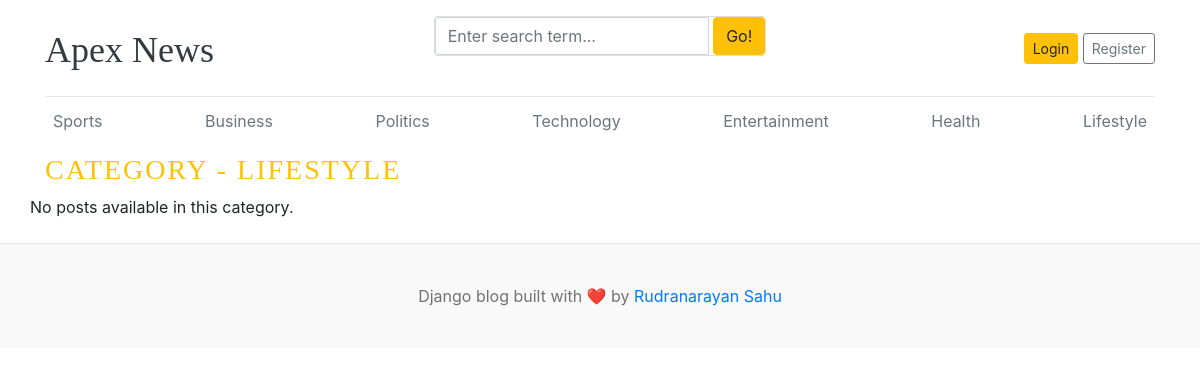
Page /category/7/ on the earlier database version.
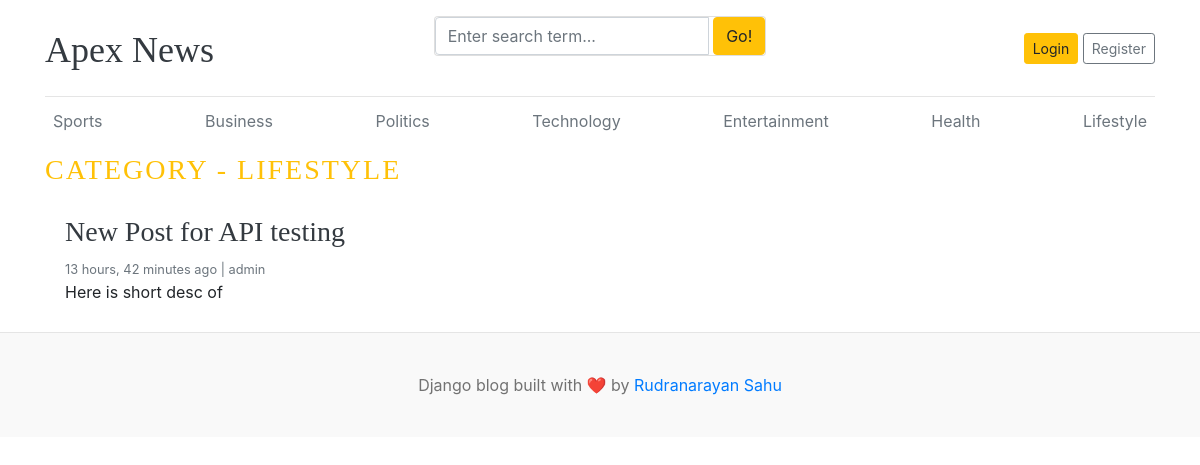
Same page on the later database version.
### blogs/models.py (models this page shows, shortened)
class Category(models.Model):
    category_name = models.CharField(max_length=50, unique=True)
    created_at = models.DateTimeField(auto_now_add=True)
    updated_at = models.DateTimeField(auto_now=True)
    class Meta:
        verbose_name = "Category"
        verbose_name_plural = "Categories"
    def __str__(self):
        return self.category_name

class Blog(models.Model):
    title = models.CharField(max_length=200)
    slug = models.SlugField(max_length=200, unique=True, blank=True)
    category = models.ForeignKey(Category, on_delete=models.CASCADE)
    author = models.ForeignKey(User, on_delete=models.CASCADE)
    featured_image = models.ImageField(upload_to='uploads/%Y/%m/%d/',)
    short_description = models.TextField(max_length=500)
    blog_body = models.TextField(max_length=2000)
    status = models.CharField(max_length=20, choices=STATUS_CHOICES, default="Draft")
    is_featured = models.BooleanField(default=False)
    created_at = models.DateTimeField(auto_now_add=True)
    updated_at = models.DateTimeField(auto_now=True)
    class Meta:
        verbose_name = "Blog"
        verbose_name_plural = "Blogs"

### blogs/views.py (the view)
# urls.py: path('<int:category_id>/', views.posts_by_category, name='posts_by_category'),
def posts_by_category(request, category_id):
    posts = Blog.objects.filter(status="Published", category=category_id)
    try:
        category = Category.objects.get(pk=category_id)
    except:
        return redirect('home')
    context = {
        'posts': posts,
        'category': category,
    }
    return render(request, 'posts_by_category.html', context)

### blogs/context_processors.py (called while the page is built)
def get_categories(request):
    from blogs.models import Category
    categories = Category.objects.all()
    return {'categories': categories}

def get_social_links(request):
    social_links = SocialLinks.objects.all()
    return {'social_links': social_links}

### templates/posts_by_category.html (shortened to what this page needs)
{% extends 'base.html' %}
{% block content %}
        <h3 class="text-uppercase text-warning" style="letter-spacing: 2px">
            Category - {{ category }}
        </h3>
        <div class="row mb-2">
            {% if posts %}
            {% for post in posts %}
            <div class="col-md-6">
                <div class="card border-0">
                    <div class="card-body">
                        <h3><a href="{% url 'blogs' post.slug %}" class="text-dark">{{ post.title }}</a></h3>
                        <small class="mb-1 text-muted">{{ post.created_at | timesince }} ago | {{ post.author }}</small>
                        <p class="card-text">{{ post.short_description | truncatewords:30 }}</p>
                    </div>
                </div>
            </div>
            {% endfor %}
            {% else %}
            <p>No posts available in this category.</p>
            {% endif %}
        </div>
            </div>
{% endblock %}

### templates/base.html (shortened to what this page needs)
{% load static %}
<!DOCTYPE html>
<html lang="en">
<head>
    <link href="https://getbootstrap.com/docs/4.0/dist/css/bootstrap.min.css" rel="stylesheet" />
    <link rel="stylesheet" href="https://cdnjs.cloudflare.com/ajax/libs/font-awesome/4.7.0/css/font-awesome.min.css">
    <link href="{% static 'css/blog.css' %}" rel="stylesheet" />
</head>
<body>
    <div class="container">
        <header class="blog-header py-3">
            <div class="row flex-nowrap justify-content-between align-items-center">
                <div class="col-4 pt-1">
                    <a class="blog-header-logo text-dark" href="/">Apex News</a>
                </div>
                <div class="card mb-4">
                        <form action ="{% url 'search_blogs' %}" method="GET">
                            <div class="input-group">
                                <input class="form-control" type="text" name="keyword" value="{{ keyword }}" placeholder="Enter search term..." aria-label="Enter search term..." aria-describedby="button-search" /> &nbsp;
                                <button type="submit" class="btn btn-warning" id="button-search" type="button">Go!</button>
                            </div>
                        </form>
                </div>
                <div class="col-4 d-flex justify-content-end align-items-center">
                    {% if not user.is_authenticated %}
                    <a class="btn btn-sm btn-warning" href="{% url 'login' %}">Login</a> &nbsp;
                    <a class="btn btn-sm btn-outline-secondary" href="{% url 'register' %}">Register</a>
                    {% endif %}
                </div>
            </div>
        </header>
        <div class="nav-scroller py-1 mb-2">
            <nav class="nav d-flex justify-content-between">
                {% for category in categories %}
                <a class="p-2 text-muted" href="{% url 'posts_by_category' category.id %}">{{ category.category_name }}</a>
                {% endfor %}
            </nav>
        </div>
    {% block content %}
    {% endblock %}
    <footer class="blog-footer">
        <p>Django blog built with ❤️ by <a href="#">Rudranarayan Sahu</a></p>
    </footer>
</body>
</html>

Differences in the rows shown:
added Blog: title "New Post for API testing", created_at "13 hours, 42 minutes", author "admin", short_description "Here is short desc of"
Other differences:
text no longer shown: "No posts available in this category."
